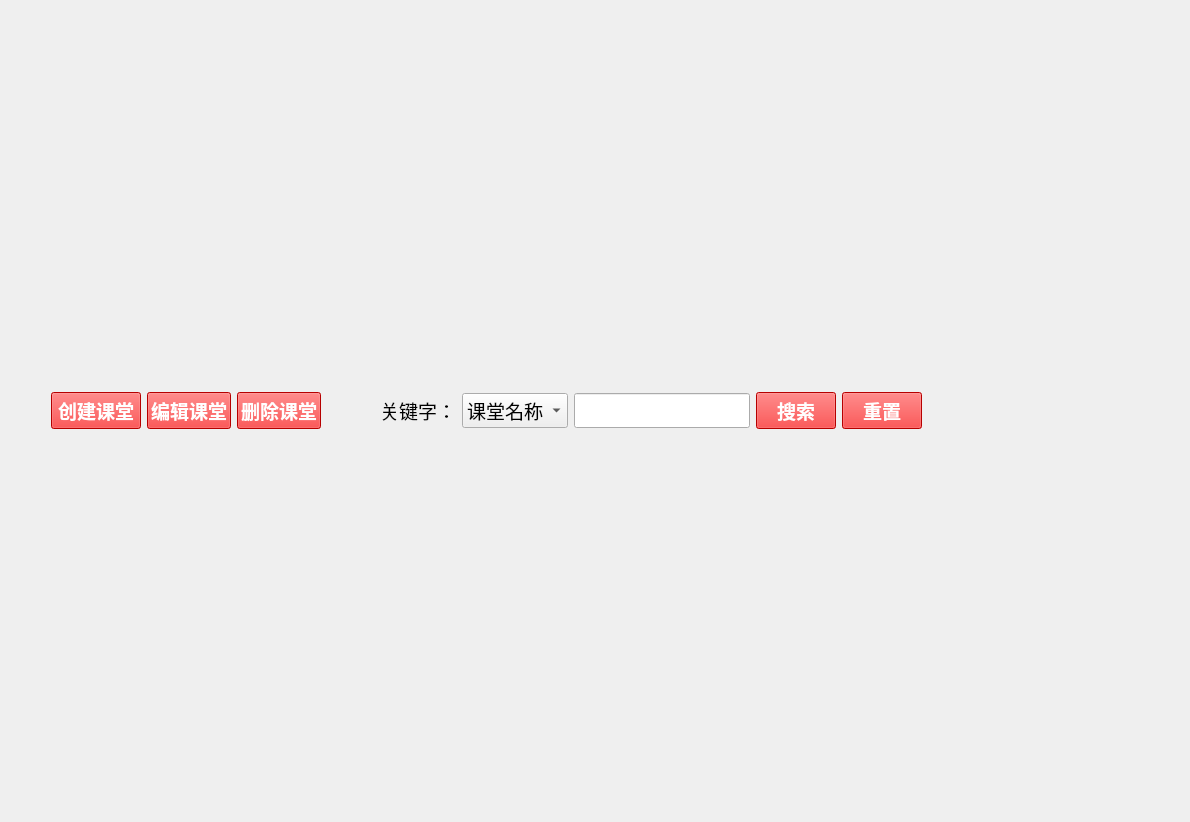
<?xml version="1.0" encoding="UTF-8"?>
<ui version="4.0">
 <class>Form</class>
 <widget class="QWidget" name="Form">
  <property name="geometry">
   <rect>
    <x>0</x>
    <y>0</y>
    <width>1190</width>
    <height>822</height>
   </rect>
  </property>
  <property name="windowTitle">
   <string>Form</string>
  </property>
  <layout class="QVBoxLayout" name="verticalLayout" stretch="0">
   <item>
    <layout class="QHBoxLayout" name="horizontalLayout" stretch="0,0,0,0,0,0,0,0,0,0,0,0">
     <item>
      <spacer name="horizontalSpacer_3">
       <property name="orientation">
        <enum>Qt::Horizontal</enum>
       </property>
       <property name="sizeType">
        <enum>QSizePolicy::Preferred</enum>
       </property>
       <property name="sizeHint" stdset="0">
        <size>
         <width>40</width>
         <height>20</height>
        </size>
       </property>
      </spacer>
     </item>
     <item>
      <widget class="QPushButton" name="addButton">
       <property name="minimumSize">
        <size>
         <width>90</width>
         <height>0</height>
        </size>
       </property>
       <property name="maximumSize">
        <size>
         <width>90</width>
         <height>16777215</height>
        </size>
       </property>
       <property name="font">
        <font>
         <family>Arial</family>
         <pointsize>14</pointsize>
         <weight>75</weight>
         <bold>true</bold>
        </font>
       </property>
       <property name="styleSheet">
        <string notr="true">background-color: rgb(255, 0, 0);
color: rgb(255, 255, 255);</string>
       </property>
       <property name="text">
        <string>创建课堂</string>
       </property>
      </widget>
     </item>
     <item>
      <widget class="QPushButton" name="addButton_2">
       <property name="font">
        <font>
         <family>Arial</family>
         <pointsize>14</pointsize>
         <weight>75</weight>
         <bold>true</bold>
        </font>
       </property>
       <property name="styleSheet">
        <string notr="true">background-color: rgb(255, 0, 0);
color: rgb(255, 255, 255);</string>
       </property>
       <property name="text">
        <string>编辑课堂</string>
       </property>
      </widget>
     </item>
     <item>
      <widget class="QPushButton" name="delButton">
       <property name="font">
        <font>
         <family>Arial</family>
         <pointsize>14</pointsize>
         <weight>75</weight>
         <bold>true</bold>
        </font>
       </property>
       <property name="styleSheet">
        <string notr="true">background-color: rgb(255, 0, 0);
color: rgb(255, 255, 255);</string>
       </property>
       <property name="text">
        <string>删除课堂</string>
       </property>
      </widget>
     </item>
     <item>
      <spacer name="horizontalSpacer_2">
       <property name="orientation">
        <enum>Qt::Horizontal</enum>
       </property>
       <property name="sizeType">
        <enum>QSizePolicy::Fixed</enum>
       </property>
       <property name="sizeHint" stdset="0">
        <size>
         <width>40</width>
         <height>20</height>
        </size>
       </property>
      </spacer>
     </item>
     <item>
      <widget class="QLabel" name="label">
       <property name="text">
        <string/>
       </property>
      </widget>
     </item>
     <item>
      <widget class="QLabel" name="label_2">
       <property name="sizePolicy">
        <sizepolicy hsizetype="Preferred" vsizetype="Preferred">
         <horstretch>0</horstretch>
         <verstretch>0</verstretch>
        </sizepolicy>
       </property>
       <property name="font">
        <font>
         <family>Agency FB</family>
         <pointsize>14</pointsize>
        </font>
       </property>
       <property name="text">
        <string>关键字：</string>
       </property>
      </widget>
     </item>
     <item>
      <widget class="QComboBox" name="comboBox">
       <property name="font">
        <font>
         <family>Agency FB</family>
         <pointsize>14</pointsize>
        </font>
       </property>
       <item>
        <property name="text">
         <string>课堂名称</string>
        </property>
       </item>
       <item>
        <property name="text">
         <string>学习时长</string>
        </property>
       </item>
       <item>
        <property name="text">
         <string>创建者</string>
        </property>
       </item>
      </widget>
     </item>
     <item>
      <widget class="QLineEdit" name="lineEdit">
       <property name="sizePolicy">
        <sizepolicy hsizetype="Preferred" vsizetype="Fixed">
         <horstretch>0</horstretch>
         <verstretch>0</verstretch>
        </sizepolicy>
       </property>
       <property name="font">
        <font>
         <family>Agency FB</family>
         <pointsize>14</pointsize>
        </font>
       </property>
      </widget>
     </item>
     <item>
      <widget class="QPushButton" name="pushButton">
       <property name="font">
        <font>
         <family>Arial</family>
         <pointsize>14</pointsize>
         <weight>75</weight>
         <bold>true</bold>
        </font>
       </property>
       <property name="styleSheet">
        <string notr="true">background-color: rgb(255, 0, 0);
color: rgb(255, 255, 255);</string>
       </property>
       <property name="text">
        <string>搜索</string>
       </property>
      </widget>
     </item>
     <item>
      <widget class="QPushButton" name="pushButton_2">
       <property name="font">
        <font>
         <family>Arial</family>
         <pointsize>14</pointsize>
         <weight>75</weight>
         <bold>true</bold>
        </font>
       </property>
       <property name="styleSheet">
        <string notr="true">background-color: rgb(255, 0, 0);
color: rgb(255, 255, 255);</string>
       </property>
       <property name="text">
        <string>重置</string>
       </property>
      </widget>
     </item>
     <item>
      <spacer name="horizontalSpacer">
       <property name="orientation">
        <enum>Qt::Horizontal</enum>
       </property>
       <property name="sizeHint" stdset="0">
        <size>
         <width>40</width>
         <height>20</height>
        </size>
       </property>
      </spacer>
     </item>
    </layout>
   </item>
  </layout>
 </widget>
 <resources/>
 <connections/>
</ui>
